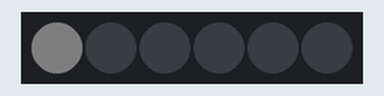
A sketch run on a simulated Arduino Uno, built with avr-gcc and run on an emulated ATmega328P. Parts: 6 RGB LEDs in strip order, left to right. Dim RGB values are drawn brighter than linear.

Above: at 0.1 s.
At 0.6 s:
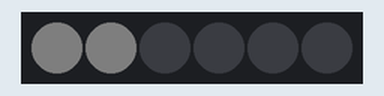
At 1.1 s:
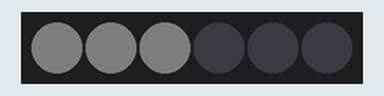
At 1.6 s:
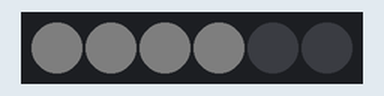
At 2.1 s:
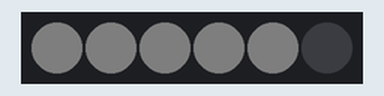
At 5.5 s:
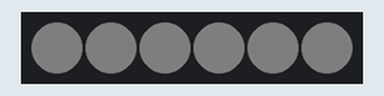
Timing chart, 0 to 7.0 s (numbered marks = the images above):
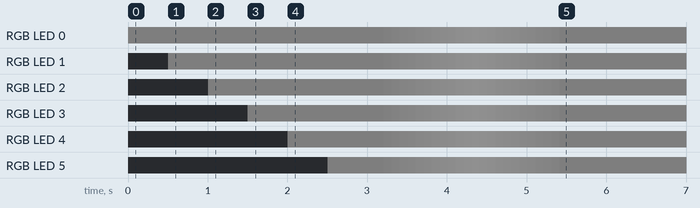

Measured:
- what the display in image 1 shows lasts 0.5 s, from 0.5 s to 1.0 s

The sketch:

pixel_test.ino
```cpp
#include<FastLED.h>

#define LED_PIN     4
#define BRIGHTNESS  4
#define LED_TYPE    WS2811
#define COLOR_ORDER GRB
#define NUM_LEDS 6

CRGB leds[NUM_LEDS];

void setup(){

  LEDS.addLeds<WS2812B,LED_PIN,GRB>(leds,NUM_LEDS);
  LEDS.setBrightness(BRIGHTNESS);

  for(uint8_t pixel = 0; pixel < NUM_LEDS; pixel++) {
     leds[pixel] = CRGB::White;
      FastLED.show();
     // leds[pixel] = CRGB::Black;
      delay(500);
   }

 for (uint8_t i = BRIGHTNESS; i < (4 * BRIGHTNESS); i++)
 {
      LEDS.setBrightness(i);
      delay(100);
      FastLED.show();
 }
 for (uint8_t i = (4 * BRIGHTNESS); i > BRIGHTNESS; i--)
 {
   LEDS.setBrightness(i);
      delay(100);
      FastLED.show();
 }
 LEDS.setBrightness(BRIGHTNESS);
 FastLED.show();

}

void loop()
{

}
```
